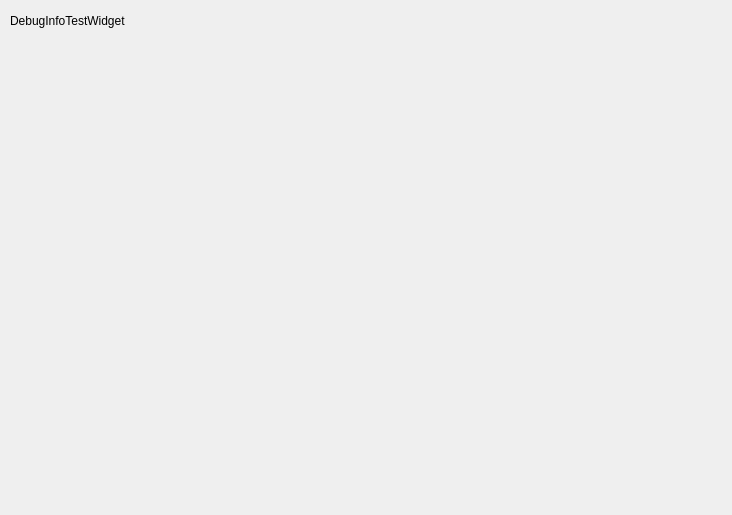
<?xml version="1.0" encoding="UTF-8"?>
<ui version="4.0">
 <class>DebugInfoTestWidget</class>
 <widget class="QWidget" name="DebugInfoTestWidget">
  <property name="geometry">
   <rect>
    <x>0</x>
    <y>0</y>
    <width>732</width>
    <height>515</height>
   </rect>
  </property>
  <property name="windowTitle">
   <string>Form</string>
  </property>
  <widget class="QLabel" name="lbTest">
   <property name="geometry">
    <rect>
     <x>10</x>
     <y>10</y>
     <width>191</width>
     <height>21</height>
    </rect>
   </property>
   <property name="text">
    <string>DebugInfoTestWidget</string>
   </property>
  </widget>
 </widget>
 <resources/>
 <connections/>
</ui>
